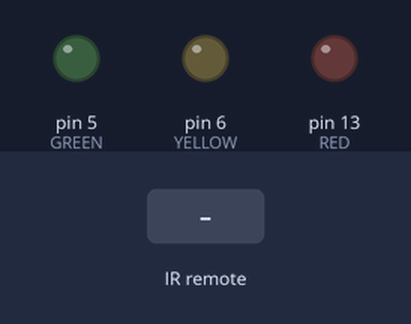
This sketch was run on a simulated Arduino Uno, built with avr-gcc and run on an emulated ATmega328P. Parts: output pins drawn as LEDs (lit = HIGH). Inputs (shaded band) come from the test bench. What the sketch prints to the serial monitor is not drawn.

Above: at 1.2 s.
1.3 s: infrared code 0x807FC03F received
At 2.6 s:
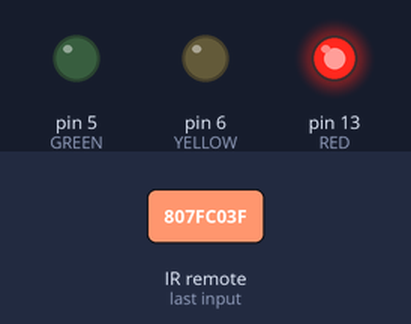
Timing chart, 0 to 4.3 s (numbered marks = the images above; inputs shaded):
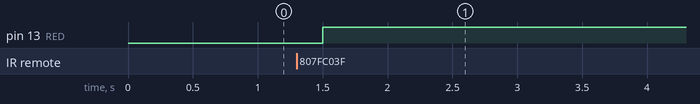

Measured:
- after the input at 1.3 s, pin 13 (RED): LOW → HIGH after 0.20 s

The sketch:

Thuhongngoai.ino
```cpp
#include <IRremote.h> // thư viện hỗ trợ IR remote

const int receiverPin = A0; // chân digital 8 dùng để đọc tín hiệu
IRrecv irrecv(receiverPin); // tạo đối tượng IRrecv mới
decode_results results;// lưu giữ kết quả giải mã tín hiệu

const int RED = 13;// LED đỏ
const int YELLOW = 6;// LED vàng
const int GREEN = 5;// LED xanh
/* trạng thái của các LEDs*/
boolean stateRED = false;
boolean stateYELLOW = false;
boolean stateGREEN = false;
void setup()
{
  Serial.begin(9600);// serial
  irrecv.enableIRIn(); // start the IR receiver
  pinMode(RED, OUTPUT);
  pinMode(YELLOW, OUTPUT);
  pinMode(GREEN, OUTPUT);

  irrecv.enableIRIn();
}
// translate IR signals
void translateIR()
{
  if (irrecv.decode(&results)) // nếu nhận được tín hiệu
  {
    Serial.println(results.value, HEX); // in ra Serial Monitor
    delay(200);
    irrecv.resume(); // nhận giá trị tiếp theo
  }

  switch(results.value)
  {
    case 0x807FC03F: stateRED = !stateRED;
                digitalWrite(RED, stateRED);
                Serial.println("mã hex: bạt tat led");
                break;
    case 0x810: stateYELLOW = !stateYELLOW;
                digitalWrite(YELLOW, stateYELLOW);
                break;
    case 0x410: stateGREEN = !stateGREEN;
                digitalWrite(GREEN, stateGREEN);
                break;
    case 0xA90: stateRED = stateYELLOW = stateGREEN = false;
                digitalWrite(RED, 0);
                digitalWrite(YELLOW, 0);
                digitalWrite(GREEN, 0);
  }
}
void loop()
{
  if (irrecv.decode(&results)) // nếu nhận được tín hiệu
  {
    translateIR();
    Serial.println(results.value, HEX);
    delay(200);
    irrecv.resume(); // nhận giá trị tiếp theo
  }
}
```
